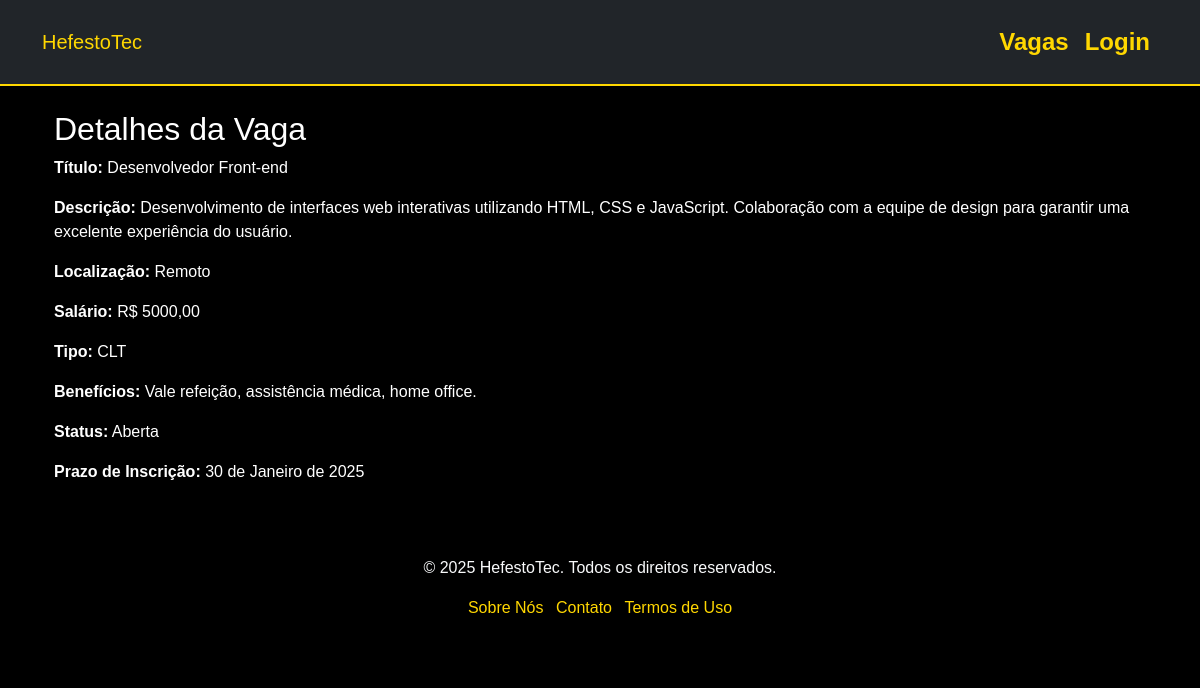
The page /vagas/1/detalhes/ on the database its author committed.
### vagas/models.py (models this page shows, shortened)
class Vaga(models.Model):
    TIPO_VAGA_CHOICES = [
        ('CLT', 'CLT'),
        ('Freelance', 'Freelance'),
        ('Estágio', 'Estágio'),
    ]
    STATUS_CHOICES = [
        ('Aberta', 'Aberta'),
        ('Fechada', 'Fechada'),
        ('Pendente', 'Pendente'),
    ]
    titulo = models.CharField(max_length=100)
    descricao = models.TextField()
    localizacao = models.CharField(max_length=100)
    salario = models.DecimalField(max_digits=10, decimal_places=2, default=0.0)
    tipo_de_vaga = models.CharField(max_length=20, choices=TIPO_VAGA_CHOICES, default='CLT')
    beneficios = models.TextField(blank=True, null=True)
    carga_horaria = models.CharField(max_length=50, blank=True, null=True)
    prazo_inscricao = models.DateField(blank=True, null=True)
    status = models.CharField(max_length=20, choices=STATUS_CHOICES, default='Aberta')

### vagas/views.py (the view)
# urls.py: path('vagas/<int:vaga_id>/detalhes/', views.detalhes_vaga, name='detalhes_vaga'),
def detalhes_vaga(request, vaga_id):
    vaga = get_object_or_404(Vaga, id=vaga_id)
    return render(request, 'vagas/detalhes_vaga.html', {'vaga': vaga})

### vagas/templates/vagas/detalhes_vaga.html
{% extends 'vagas/base.html' %}
{% block content %}
<div class="container mt-4">
    <h2>Detalhes da Vaga</h2>
    <p><strong>Título:</strong> {{ vaga.titulo }}</p>
    <p><strong>Descrição:</strong> {{ vaga.descricao }}</p>
    <p><strong>Localização:</strong> {{ vaga.localizacao }}</p>
    <p><strong>Salário:</strong> R$ {{ vaga.salario }}</p>
    <p><strong>Tipo:</strong> {{ vaga.tipo_de_vaga }}</p>
    <p><strong>Benefícios:</strong> {{ vaga.beneficios }}</p>
    <p><strong>Status:</strong> {{ vaga.status }}</p>
    <p><strong>Prazo de Inscrição:</strong> {{ vaga.prazo_inscricao }}</p>
</div>
{% endblock %}

### vagas/static/vagas/styles.css (style rules this page uses)
:root { --color-primary: #FFD700; --color-black: #000000; --color-white: #FFFFFF; }
html, body { height: 100%; margin: 0; padding: 0; background-color: var(--color-black); color: var(--color-white); font-family: 'Arial', sans-serif; overflow-x: hidden; }

### vagas/templates/vagas/base.html (style rules this page uses)
body { background-color: #000; color: #fff; }

### rows shown on the page
Vaga: titulo "Desenvolvedor Front-end", descricao "Desenvolvimento de interfaces web interativas utilizando HTML, CSS e JavaScript. Colaboração com a equipe de design para garantir uma excelente experiência do usuário.", localizacao "Remoto", salario "5000,00", tipo_de_vaga "CLT", beneficios "Vale refeição, assistência médica, home office.", status "Aberta", prazo_inscricao "30 de Janeiro de 2025"
